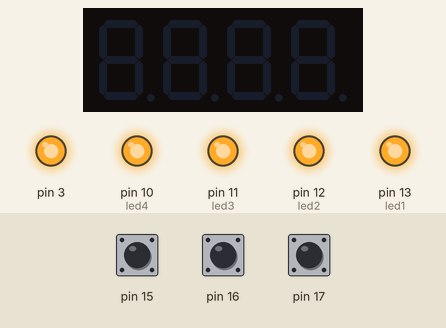
This sketch was run on a simulated Arduino Uno, built with avr-gcc and run on an emulated ATmega328P. Parts: 4-digit seven-segment display, output pins drawn as LEDs (lit = HIGH). The test bench sets the inputs (shaded band); at power-on: pin 15 HIGH, pin 16 HIGH, pin 17 HIGH.

Above: at 1.6 s.
1.7 s: pin 15 pulled LOW for 0.15 s
At 3.7 s:
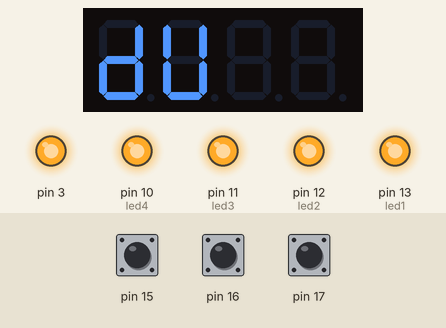
At 7.5 s:
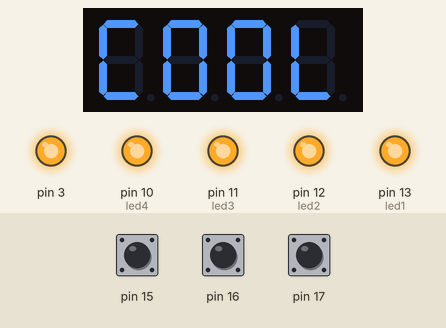
7.8 s: pin 16 pulled LOW for 0.15 s
At 14.5 s:
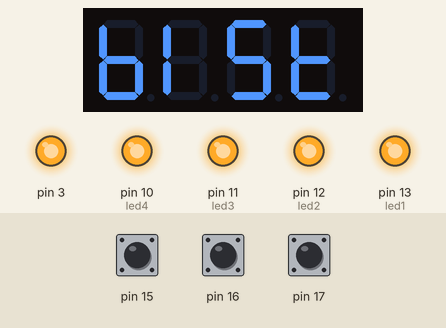
Timing chart, 0 to 16.0 s (numbered marks = the images above; inputs shaded):
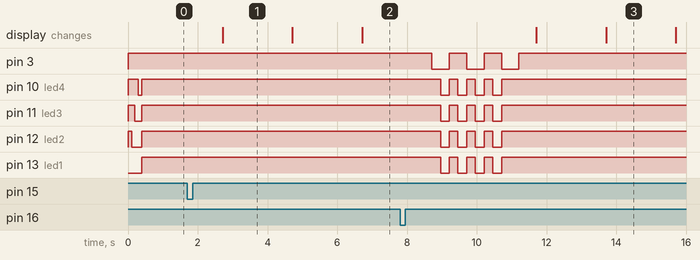

The sketch:

programm2.ino
```cpp
#include <TimerOne.h>
#include <Wire.h>
#include <MultiFuncShield.h>

int led1 = 13;
int led2 = 12;
int led3 = 11;
int led4 = 10;


void setup() {
  // put your setup code here, to run once:


  Timer1.initialize();
  MFS.initialize(&Timer1);    // initialize multi-function shield library

  MFS.writeLeds(LED_1, ON);  delay(100);
  MFS.writeLeds(LED_2, ON);  delay(100);
  MFS.writeLeds(LED_3, ON);  delay(100);
  MFS.writeLeds(LED_4, ON);  delay(100);


  MFS.writeLeds(LED_ALL, OFF);


}

void loop() {

  byte btn = MFS.getButton();
  if(btn == BUTTON_1_PRESSED){

    delay (1000);
  MFS.write ("DU");
  delay (2000);
  MFS.write ("BIST");
  delay (2000);
  MFS.write ("COOL");
  delay (2000);


              MFS.beep(50, 50, 3);
              for (int i = 0; i <= 3; i++) {
                digitalWrite(led1, HIGH);
                digitalWrite(led2, HIGH);
                digitalWrite(led3, HIGH);
                digitalWrite(led4, HIGH);
                delay(250);
                digitalWrite(led1, LOW);
                digitalWrite(led2, LOW);
                digitalWrite(led3, LOW);
                digitalWrite(led4, LOW);
                delay(250);
              }

  MFS.writeLeds(led4, OFF);
  MFS.writeLeds(led3, OFF);
  MFS.writeLeds(led2, OFF);
  MFS.writeLeds(led1, OFF);
 } else if(btn == BUTTON_2_PRESSED){

  delay (1000);
  MFS.write ("DU");
  delay (2000);
  MFS.write ("BIST");
  delay (2000);
  MFS.write ("TOLL");
  delay (2000);


              MFS.beep(20, 20, 3);
              for (int i = 0; i <= 3; i++) {
                digitalWrite(led1, HIGH);
                digitalWrite(led2, HIGH);
                digitalWrite(led3, HIGH);
                digitalWrite(led4, HIGH);
                delay(250);
                digitalWrite(led1, LOW);
                digitalWrite(led2, LOW);
                digitalWrite(led3, LOW);
                digitalWrite(led4, LOW);
                delay(250);
              }

  MFS.writeLeds(led4, OFF);
  MFS.writeLeds(led3, OFF);
  MFS.writeLeds(led2, OFF);
  MFS.writeLeds(led1, OFF);
 }
 }
```

Measured:
- after the input at 1.7 s, the display: changes after 1.0 s (image 1)
- after the input at 7.8 s, the display: first changes after 3.9 s (image 3 shows a later state)
- by itself, pin 3: alternates HIGH for 0.50 s and LOW for 0.50 s, 6 changes in all, then stays HIGH
- by itself, pin 10 (led4), pin 11 (led3), pin 12 (led2), pin 13 (led1): alternates HIGH for 0.25 s and LOW for 0.25 s, 8 changes in all, then stays HIGH
- what the display in image 1 shows lasts 2.0 s, from 2.7 s to 4.7 s
